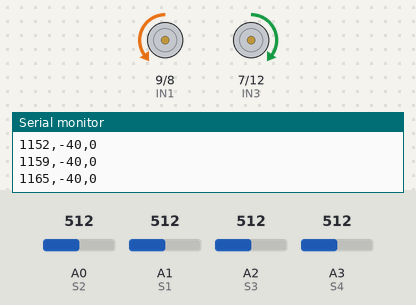
The sketch below on a simulated Arduino Uno, built with avr-gcc and run on an emulated ATmega328P. On the bench: motor-driver pin pairs drawn as motors (green arrow = first pin HIGH = forward, orange = second pin HIGH = backward, longer = more drive, scaled by the enable pin), the last lines printed to the serial monitor. The inputs (shaded band) are chosen by the test bench; at power-on: A3 (S4) = 512, A1 (S1) = 512, A0 (S2) = 512, A2 (S3) = 512.

Above: at 1.2 s.
1.3 s: A3 (S4) set to 314
2.8 s: A3 (S4) set to 288
At 3.7 s:
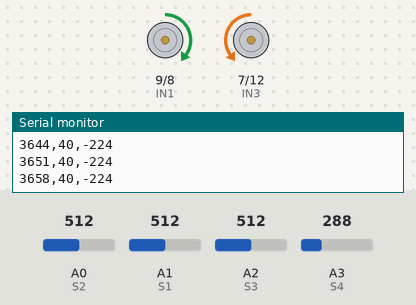
4.3 s: A1 (S1) set to 312
5.8 s: A1 (S1) set to 282
At 7.0 s:
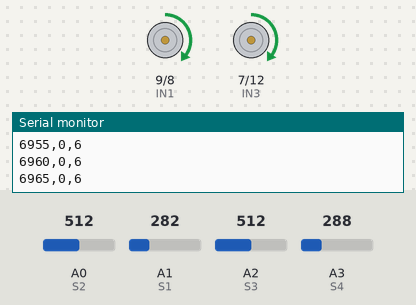
7.3 s: A1 (S1) set to 716
At 8.4 s:
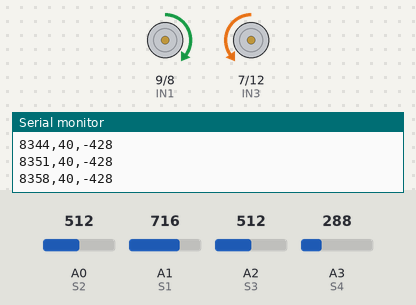
8.8 s: A3 (S4) set to 306
At 9.6 s:
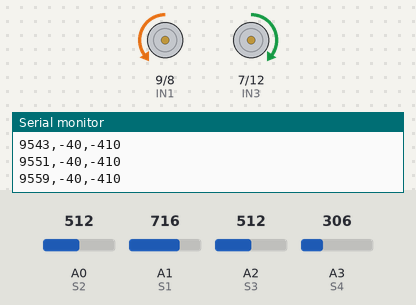
Timing chart, 0 to 11.3 s (numbered marks = the images above; inputs shaded):
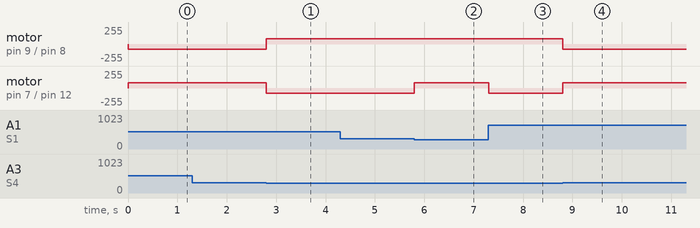

Measured:
- the behaviour switches between 301 and 300 on A3 (S4) (found by bisection; images 0 and 1)
- the behaviour switches between 301 and 300 on A1 (S1) (found by bisection; images 1 and 2)
- after the input at 2.8 s, motor on pin 9 (IN1) / pin 8 (IN2): backward 80/255 → forward 80/255 at once; motor on pin 7 (IN3) / pin 12 (IN4): forward 80/255 → backward 80/255 at once
- after the input at 5.8 s, motor on pin 7 (IN3) / pin 12 (IN4): backward 80/255 → forward 80/255 at once
- after the input at 7.3 s, motor on pin 7 (IN3) / pin 12 (IN4): forward 80/255 → backward 80/255 at once
- after the input at 8.8 s, motor on pin 9 (IN1) / pin 8 (IN2): forward 80/255 → backward 80/255 at once; motor on pin 7 (IN3) / pin 12 (IN4): backward 80/255 → forward 80/255 at once

The sketch:

logic_arduino.ino
```cpp
// ======================
//   L298N Motor Pins
// ======================
#define IN1 9    // Left motor
#define IN2 8
#define IN3 7    // Right motor
#define IN4 12

#define ENA 11   // Left motor speed
#define ENB 10   // Right motor speed

// ======================
//   IR Sensors Pins
// ======================
#define S1 A1   // Far Left
#define S2 A0   // Mid Left
#define S3 A2   // Mid Right
#define S4 A3   // Far Right

// ======================
//   Motor Speed
// ======================
#define MOTOR_SPEED 80  // 0–255

// ======================
//   IR Threshold
// ======================
#define THRESHOLD 300

// ======================
//   New Variables for Logging
// ======================
unsigned long currentTimeMs = 0;
int steering_cmd = 0;       // U input for MATLAB
int error = 0;              // Y output for MATLAB

void setup() {
  // Motor pins
  pinMode(IN1, OUTPUT);
  pinMode(IN2, OUTPUT);
  pinMode(IN3, OUTPUT);
  pinMode(IN4, OUTPUT);

  pinMode(ENA, OUTPUT);
  pinMode(ENB, OUTPUT);

  // IR sensor pins
  pinMode(S1, INPUT);
  pinMode(S2, INPUT);
  pinMode(S3, INPUT);
  pinMode(S4, INPUT);

  // Set motor speed
  analogWrite(ENA, MOTOR_SPEED);
  analogWrite(ENB, MOTOR_SPEED);

  // Start Serial
  Serial.begin(19200);

  // Print CSV header for MATLAB
  Serial.println("Time,SteeringCmd,Error");
}

void loop() {
  currentTimeMs = millis();  // Time in milliseconds

  // ------ Read analog sensors ------
  int r1 = analogRead(S1);
  int r2 = analogRead(S2);
  int r3 = analogRead(S3);
  int r4 = analogRead(S4);

  int leftMotorSpeed = 0;
  int rightMotorSpeed = 0;

  // --------- LINE FOLLOWING LOGIC ---------
  if (r4 > THRESHOLD) {                        // Left turn
    digitalWrite(IN1, LOW);  digitalWrite(IN2, HIGH);
    digitalWrite(IN3, HIGH); digitalWrite(IN4, LOW);
    leftMotorSpeed = MOTOR_SPEED / 2;
    rightMotorSpeed = MOTOR_SPEED;
    steering_cmd = -MOTOR_SPEED/2;
    error = r4 - r1;
  }
  else if (r1 > THRESHOLD) {                   // Right turn
    digitalWrite(IN1, HIGH); digitalWrite(IN2, LOW);
    digitalWrite(IN3, LOW);  digitalWrite(IN4, HIGH);
    leftMotorSpeed = MOTOR_SPEED;
    rightMotorSpeed = MOTOR_SPEED / 2;
    steering_cmd = MOTOR_SPEED/2;
    error = r4 - r1;
  }
  else if (r2 > THRESHOLD || r3 > THRESHOLD) { // Forward
    digitalWrite(IN1, HIGH); digitalWrite(IN2, LOW);
    digitalWrite(IN3, HIGH); digitalWrite(IN4, LOW);
    leftMotorSpeed = MOTOR_SPEED;
    rightMotorSpeed = MOTOR_SPEED;
    steering_cmd = 0;
    error = r4 - r1;
  }

  // --------- Log CSV row ---------
  Serial.print(currentTimeMs); Serial.print(",");  // Time in ms
  Serial.print(steering_cmd); Serial.print(",");  // U input
  Serial.println(error);                           // Y output
}
```
